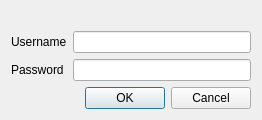
<?xml version="1.0" encoding="UTF-8"?>
<ui version="4.0">
 <class>LoginDialog</class>
 <widget class="QDialog" name="LoginDialog">
  <property name="geometry">
   <rect>
    <x>0</x>
    <y>0</y>
    <width>262</width>
    <height>109</height>
   </rect>
  </property>
  <property name="windowTitle">
   <string>Password required</string>
  </property>
  <property name="windowIcon">
   <iconset resource="../HaveClip.qrc">
    <normaloff>:/gfx/icon.png</normaloff>:/gfx/icon.png</iconset>
  </property>
  <layout class="QVBoxLayout" name="verticalLayout">
   <item>
    <widget class="QLabel" name="errorLabel">
     <property name="text">
      <string/>
     </property>
     <property name="textInteractionFlags">
      <set>Qt::LinksAccessibleByMouse|Qt::TextSelectableByKeyboard|Qt::TextSelectableByMouse</set>
     </property>
    </widget>
   </item>
   <item>
    <layout class="QFormLayout" name="formLayout">
     <item row="1" column="0">
      <widget class="QLabel" name="usernameLabel">
       <property name="text">
        <string>Username</string>
       </property>
      </widget>
     </item>
     <item row="1" column="1">
      <widget class="QLineEdit" name="usernameLineEdit"/>
     </item>
     <item row="2" column="0">
      <widget class="QLabel" name="passwordLabel">
       <property name="text">
        <string>Password</string>
       </property>
      </widget>
     </item>
     <item row="2" column="1">
      <widget class="QLineEdit" name="passwordLineEdit">
       <property name="echoMode">
        <enum>QLineEdit::Password</enum>
       </property>
      </widget>
     </item>
    </layout>
   </item>
   <item>
    <widget class="QDialogButtonBox" name="buttonBox">
     <property name="orientation">
      <enum>Qt::Horizontal</enum>
     </property>
     <property name="standardButtons">
      <set>QDialogButtonBox::Cancel|QDialogButtonBox::Ok</set>
     </property>
    </widget>
   </item>
  </layout>
 </widget>
 <resources>
  <include location="../HaveClip.qrc"/>
 </resources>
 <connections>
  <connection>
   <sender>buttonBox</sender>
   <signal>accepted()</signal>
   <receiver>LoginDialog</receiver>
   <slot>accept()</slot>
   <hints>
    <hint type="sourcelabel">
     <x>248</x>
     <y>254</y>
    </hint>
    <hint type="destinationlabel">
     <x>157</x>
     <y>274</y>
    </hint>
   </hints>
  </connection>
  <connection>
   <sender>buttonBox</sender>
   <signal>rejected()</signal>
   <receiver>LoginDialog</receiver>
   <slot>reject()</slot>
   <hints>
    <hint type="sourcelabel">
     <x>316</x>
     <y>260</y>
    </hint>
    <hint type="destinationlabel">
     <x>286</x>
     <y>274</y>
    </hint>
   </hints>
  </connection>
 </connections>
</ui>
